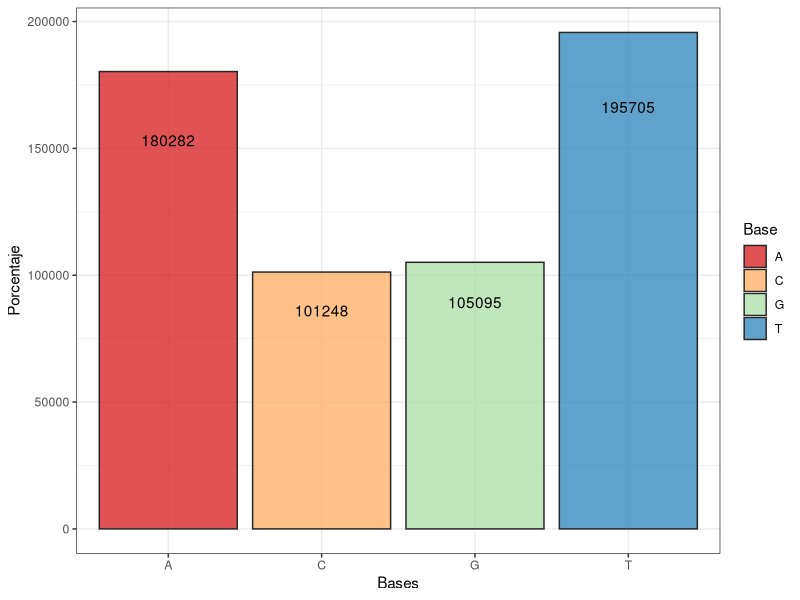

The R script that drew this image:
## ---- chunk 1
knitr::opts_chunk$set(echo = TRUE)
## ---- chunk 2
## Lectura de datos
datos <- scan("gen.txt", what = character())
splitdatos <- strsplit(datos, split = character())

## ---- chunk 3
cont <- 0
contA <- 0
contT <- 0
contG <- 0
contC <- 0
j <- as.numeric(length(datos))
for (i in 1:j) {
cont <- cont + nchar(datos[i])
contA <- contA + sum(splitdatos[[i]] == "A")
contT <- contT + sum(splitdatos[[i]] == "T")
contG <- contG + sum(splitdatos[[i]] == "G")
contC <- contC + sum(splitdatos[[i]] == "C")
}
## ---- chunk 4
Bases <- c("A", "T", "G", "C")
Frecuencias <- c(contA, contT, contG, contC)
datosbase <- data.frame(Bases,Frecuencias)
datosbase
## ---- chunk 5
library (ggplot2)
ggplot(datosbase) + geom_col(aes(x = Bases, y = Frecuencias,
                         fill = Bases), colour = "gray15", alpha=0.75)+
  ylab("Porcentaje") + geom_text( aes(x = Bases,y = Frecuencias*0.85,
                                      label = Frecuencias) )+
  labs(fill="Bases")+
  scale_fill_brewer(palette = "Spectral",type = "div", name="Base") + theme_bw()
## ---- chunk 6
tabla_conteo <- matrix(0, nrow = 4, ncol = 4)
row.names(tabla_conteo) <- Bases
colnames(tabla_conteo) <- Bases

ant_s <- "A"
for (i in 1:8319) {
  for (j in 1:70) {
    if (i==1 & j ==1) {
      next
    }
    s <- splitdatos[[i]][j]
    
    if (ant_s == "A") {
      ant_s <- 1
    } else if (ant_s =="T") {
      ant_s <- 2
    } else if (ant_s =="G") {
      ant_s <- 3
    } else if (ant_s =="C") {
      ant_s <- 4
    }
    
    if (s == "A") {
      s <- 1
    } else if (s =="T") {
      s <- 2
    } else if (s =="G") {
      s <- 3
    } else if (s =="C") {
      s <- 4
    }
    
    tabla_conteo[ant_s,s] <- (tabla_conteo[ant_s,s]+1)
    ant_s <- splitdatos[[i]][j]
  }
  
}
for (i in 1:4) {
  tabla_conteo[i,] <- tabla_conteo[i,] / sum(tabla_conteo[i,])
}
tabla_conteo
